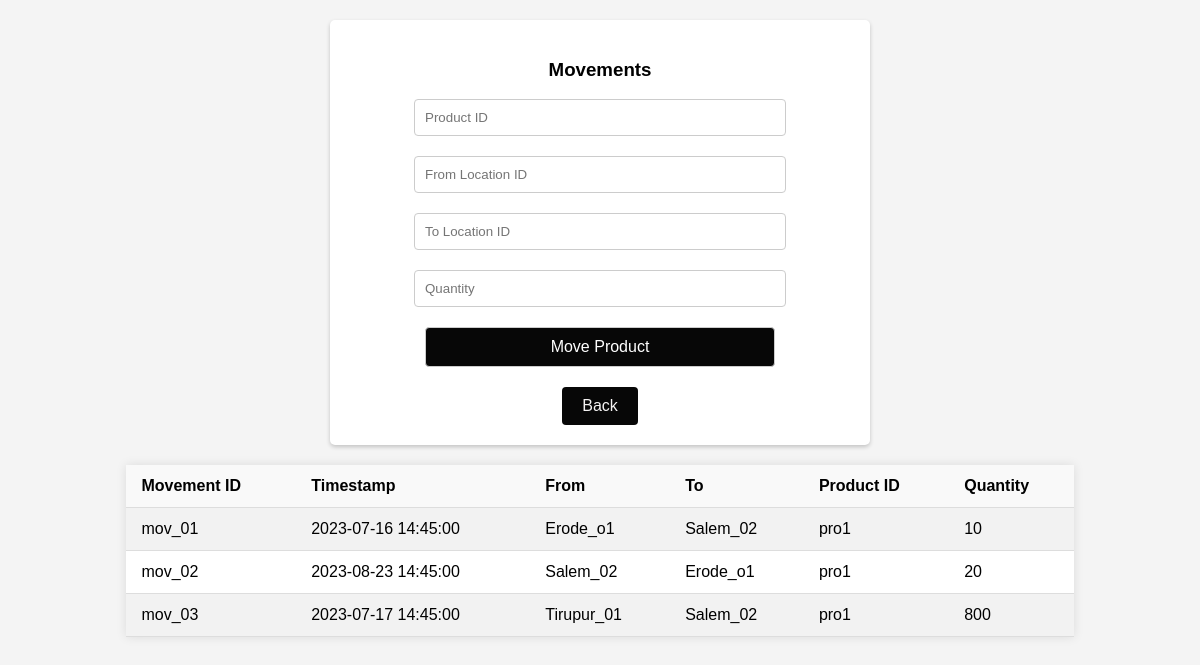
/movements, run on the app's committed database.
### models.py (models this page shows)
class ProductMovement(db.Model):
    movement_id = db.Column(db.String(50), primary_key=True)
    timestamp = db.Column(db.DateTime, default=datetime.utcnow)
    from_location = db.Column(db.String(50), db.ForeignKey('location.location_id'))
    to_location = db.Column(db.String(50), db.ForeignKey('location.location_id'))
    product_id = db.Column(db.String(50), db.ForeignKey('product.product_id'))
    qty = db.Column(db.Integer)
    product = db.relationship('Product', backref=db.backref('movements', lazy=True))
    from_location_rel = db.relationship('Location', foreign_keys=[from_location])
    to_location_rel = db.relationship('Location', foreign_keys=[to_location])

### app.py (the view, shortened to what this page needs)
@app.route('/movements', methods=['GET', 'POST'])
def movements():
    movements = ProductMovement.query.all()
    return render_template('movements.html', movements=movements)

### templates/movements.html (shortened to what this page needs)
<!DOCTYPE html>
<html>
<head>
</head>
<body>
    <div class="container">
        <h3>Movements</h3>
        <form action="/movements" method="POST">
            <input type="text" name="product_id" placeholder="Product ID" required>
            <input type="text" name="from_location" placeholder="From Location ID" required>
            <input type="text" name="to_location" placeholder="To Location ID" required>
            <input type="text" name="qty" placeholder="Quantity" required>
            <input type="submit" value="Move Product">
        </form>
        <button type="button" onclick="goBack()" class="btn btn-primary btn-lg">Back</button>
    </div>
        <table>
            <tr>
                <th>Movement ID</th>
                <th>Timestamp</th>
                <th>From</th>
                <th>To</th>
                <th>Product ID</th>
                <th>Quantity</th>
            </tr>
            {% for movement in movements %}
            <tr>
                <td>{{ movement.movement_id }}</td>
                <td>{{ movement.timestamp }}</td>
                <td>{{ movement.from_location }}</td>
                <td>{{ movement.to_location }}</td>
                <td>{{ movement.product_id }}</td>
                <td>{{ movement.qty }}</td>
            </tr>
            {% endfor %}
        </table>
</body>
</html>

### templates/movements.html (style rules this page uses)
body { font-family: Arial, sans-serif; background-color: #f4f4f4; text-align: center; background-image: url(https://encrypted-tbn0.gstatic.com/images?q=tbn:ANd9GcSiLprGpz0jxX-Aw2ZY30DU9sn2yHo0TcR3kA&usqp=CAU); background-repeat: no-repeat; background-size:cover; }
.container { max-width: 400px; margin: 100px auto; padding: 30px; background-color: #fff; border-radius: 5px; box-shadow: 0 2px 4px rgba(0, 0, 0, 0.2); }
.container { max-width: 500px; margin: 20px auto; padding: 20px; background-color: #fff; border-radius: 5px; box-shadow: 0 2px 4px rgba(0, 0, 0, 0.2); }
input[type="submit"], button { padding: 10px 20px; font-size: 16px; border: none; border-radius: 4px; cursor: pointer; transition: background-color 0.3s ease; }
form input[type="text"], form input[type="password"], form input[type="submit"] { width: 70%; padding: 10px; margin-bottom: 20px; border: 1px solid #ccc; border-radius: 4px; }
input[type="text"] { width: 200px; }
input[type="submit"], button { background-color: #070707; color: #ffffff; }
table { margin: 20px auto; border-collapse: collapse; width: 80%; background-color: #ffffff; box-shadow: 0 0 10px rgba(0, 0, 0, 0.1); }
th, td { padding: 12px 15px; text-align: left; border-bottom: 1px solid #dddddd; }
th { background-color: #f9f9f9; font-weight: bold; }
tr:nth-child(even) { background-color: #f2f2f2; }
button { text-decoration: none; color: #f5f3f3; }

### data on the page
ProductMovement: movement_id "mov_01", timestamp "2023-07-16 14:45:00", from_location "Erode_o1", to_location "Salem_02", product_id "pro1", qty "10"
ProductMovement: movement_id "mov_02", timestamp "2023-08-23 14:45:00", from_location "Salem_02", to_location "Erode_o1", product_id "pro1", qty "20"
ProductMovement: movement_id "mov_03", timestamp "2023-07-17 14:45:00", from_location "Tirupur_01", to_location "Salem_02", product_id "pro1", qty "800"
